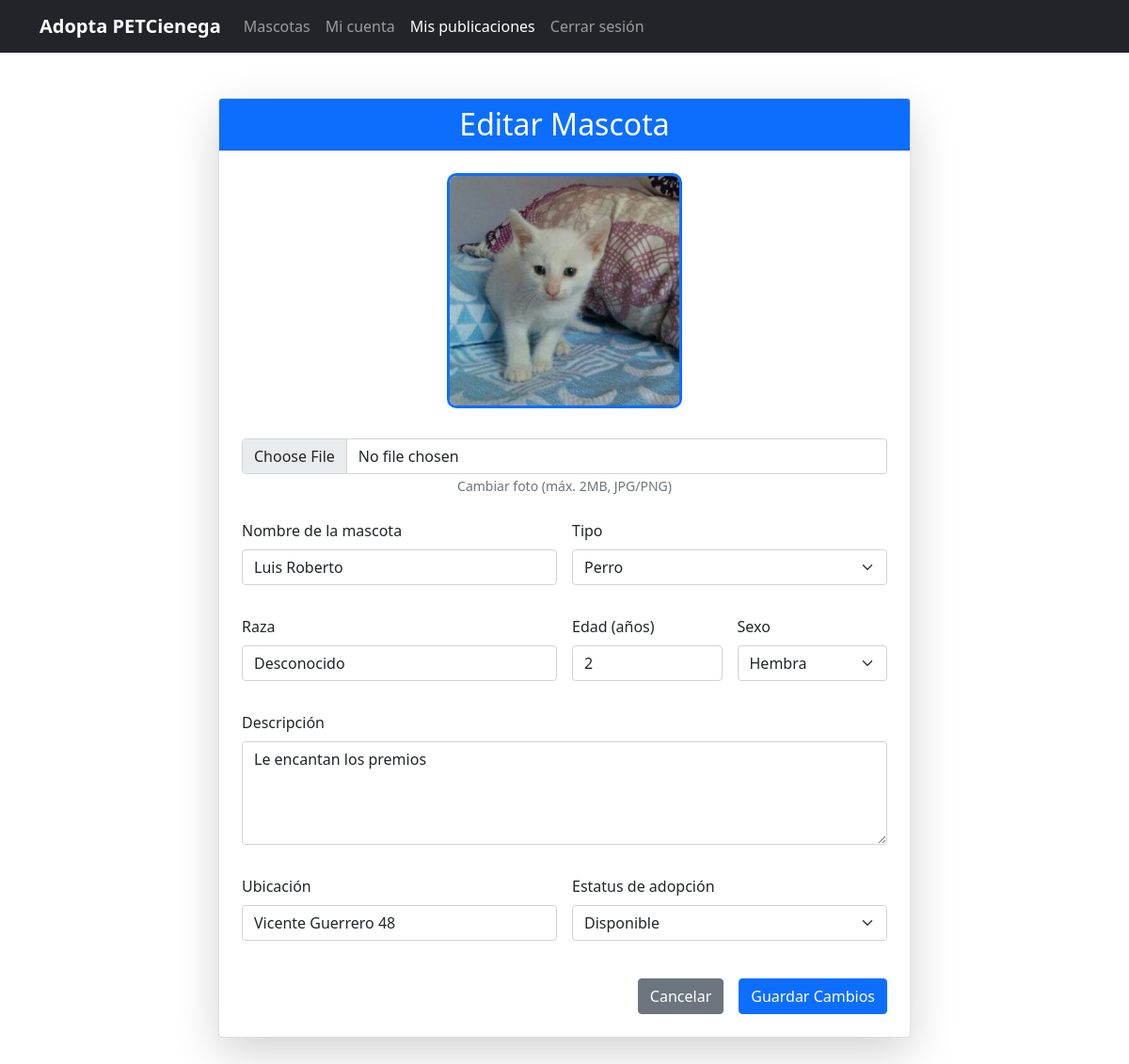
/adopta/modificarMascota.php?id=3 (signed in), run on the app's committed database.
### tables this page shows
CREATE TABLE `mascotas` (
  `id_mascota` int(11) NOT NULL,
  `nombre_mascota` varchar(30) NOT NULL,
  `tipo_mascota` int(11) NOT NULL,
  `raza` varchar(30) NOT NULL,
  `edad` tinyint(4) NOT NULL,
  `sexo` char(1) NOT NULL,
  `descripcion` varchar(300) NOT NULL,
  `municipio` int(11) NOT NULL,
  `direccion` varchar(60) NOT NULL,
  `fecha_registro` timestamp NOT NULL DEFAULT current_timestamp(),
  `imagen` varchar(250) NOT NULL,
  `estatus_id` int(11) NOT NULL,
  `usuario_id` int(11) NOT NULL
);

### adopta/modificarMascota.php (the view, shortened to what this page needs)
<?php
$conexion = obtenerConexion();
$id_mascota = isset($_GET['id']) ? intval($_GET['id']) : 0;
$sql_mascota = "SELECT * FROM mascotas WHERE id_mascota = $id_mascota";
$result_mascota = $conexion->query($sql_mascota);
$mascota = $result_mascota->fetch_assoc();
?>
<!DOCTYPE html>
<html lang="es">
<head>
    <link href="../css/bootstrap.min.css" rel="stylesheet" />
</head>
<body>
    <header>
        <div class="navbar navbar-expand-lg navbar-dark bg-dark">
            <div class="container">
                <a href="#" class="navbar-brand">
                    <strong>Adopta PETCienega</strong>
                </a>
                <div class="collapse navbar-collapse" id="navbarHeader">
                    <ul class="navbar-nav me-auto mb-2 mb-lg-0">
                        <li class="nav-item">
                            <a href="index.php" class="nav-link">Mascotas</a>
                        </li>
                        <li class="nav-item">
                            <a href="MiCuenta.php" class="nav-link">Mi cuenta</a>
                        </li>
                        <li class="nav-item">
                            <a href="MisPublicaciones.php" class="nav-link active">Mis publicaciones</a>
                        </li>
                        <li class="nav-item">
                            <a href="../cerrar_sesion.php" class="nav-link">Cerrar sesión</a>
                        </li>
                    </ul>
                </div>
            </div>
        </div>
    </header>
    <main class="container mt-5 mb-5">
        <div class="row justify-content-center">
            <div class="col-md-10 col-lg-8">
                <div class="card shadow-lg rounded">
                    <div class="card-header text-center bg-primary text-white">
                        <h2 class="mb-0">Editar Mascota</h2>
                    </div>
                    <div class="card-body p-4">
                        <form action="actualizarMascota.php" method="POST" enctype="multipart/form-data">
                            <div class="text-center mb-4">
                                <?php if (!empty($mascota['imagen'])): ?>
                                    <img src="<?= $mascota['imagen'] ?>" alt="<?= $mascota['nombre_mascota'] ?>"
                                        class="pet-img mb-3 border border-3 border-primary">
                                <?php else: ?>
                                    <img src="../assets/pet-default.png" alt="Mascota"
                                        class="pet-img mb-3 border border-3 border-primary">
                                <?php endif; ?>
                                <div class="mt-3">
                                    <input type="file" name="imagen" class="form-control"
                                        accept="image/*">
                                    <small class="text-muted">Cambiar foto (máx. 2MB, JPG/PNG)</small>
                                </div>
                            </div>
                            <div class="row g-3">
                                <div class="col-md-6">
                                    <div class="mb-3">
                                        <label for="nombre_mascota" class="form-label">Nombre de la mascota</label>
                                        <input type="text" name="mascota" class="form-control" id="mascota"
                                            value="<?= htmlspecialchars($mascota['nombre_mascota']) ?>" required>
                                    </div>
                                </div>
                                <div class="col-md-6">
                                    <div class="mb-3">
                                        <label for="tipo_mascota" class="form-label">Tipo</label>
                                        <select name="tipo_mascota" class="form-select" id="tipo_mascota" required>
                                            <option value="1" <?= $tipo_mascota['tipo_mascota'] == 'Perro' ? 'selected' : '' ?>>Perro</option>
                                        </select>
                                    </div>
                                </div>
                                <div class="col-md-6">
                                    <div class="mb-3">
                                        <label for="raza" class="form-label">Raza</label>
                                        <input type="text" name="raza" id="raza" class="form-control"
                                            value="<?= htmlspecialchars($mascota['raza']) ?>">
                                    </div>
                                </div>
                                <div class="col-md-3">
                                    <div class="mb-3">
                                        <label for="edad" class="form-label">Edad (años)</label>
                                        <input type="number" name="edad" id="edad" class="form-control" min="0" max="30"
                                            value="<?= $mascota['edad'] ?>">
                                    </div>
                                </div>
                                <div class="col-md-3">
                                    <div class="mb-3">
                                        <label for="sexo" class="form-label">Sexo</label>
                                        <select name="sexo" class="form-select" required id="sexo">
                                            <option value="H" <?= $mascota['sexo'] == 'H' ? 'selected' : '' ?>>Hembra</option>
                                        </select>
                                    </div>
                                </div>
                                <div class="col-12">
                                    <div class="mb-3">
                                        <label for="descripcion" class="form-label">Descripción</label>
                                        <textarea name="descripcion" id="descripcion" class="form-control" rows="4" required><?= htmlspecialchars($mascota['descripcion']) ?></textarea>
                                    </div>
                                </div>
                                <div class="col-md-6">
                                    <div class="mb-3">
                                        <label for="ubicacion_actual" class="form-label">Ubicación</label>
                                        <input type="text" name="ubicacion_actual" id="ubicacion_actual" class="form-control"
                                            value="<?= htmlspecialchars($mascota['direccion']) ?>" required>
                                    </div>
                                </div>
                                <div class="col-md-6">
                                    <div class="mb-3">
                                        <label for="estatus_adopcion" class="form-label">Estatus de adopción</label>
                                        <select name="estatus_adopcion" class="form-select" required>
                                            <option value="1" <?= $mascota['estatus_adopcion'] == 'Disponible' ? 'selected' : '' ?>>Disponible</option>
                                        </select>
                                    </div>
                                </div>
                            </div>
                            <div class="d-grid gap-2 d-md-flex justify-content-md-end mt-4">
                                <a href="MisPublicaciones.php" class="btn btn-secondary me-md-2">Cancelar</a>
                                <button type="submit" class="btn btn-primary">Guardar Cambios</button>
                            </div>
                        </form>
                    </div>
                </div>
            </div>
        </div>
    </main>
</body>
</html>

### adopta/modificarMascota.php (style rules this page uses)
.pet-img { width: 250px; height: 250px; object-fit: cover; border-radius: 10px; }
.form-label { font-weight: 500; }

### data on the page
mascotas: imagen (picture), mascota "Luis Roberto", raza "Desconocido", edad "2", sexo "Hembra", descripcion "Le encantan los premios", ubicacion_actual "Vicente Guerrero 48"
